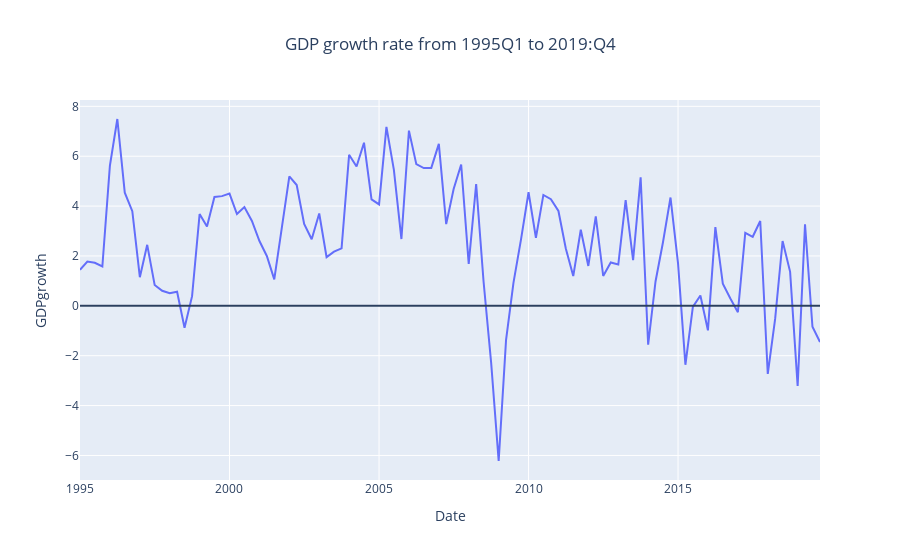

Write notebook code for a chart like this one.
### Code cell
# Plot GDP growth rate using plotly.express
fig = px.line(
    df,
    x='Date',
    y='GDPgrowth',
    title='GDP growth rate from 1995Q1 to 2019:Q4'
    )
fig.update_layout(title_x=0.5)
fig.add_hline(0)
fig.show()
